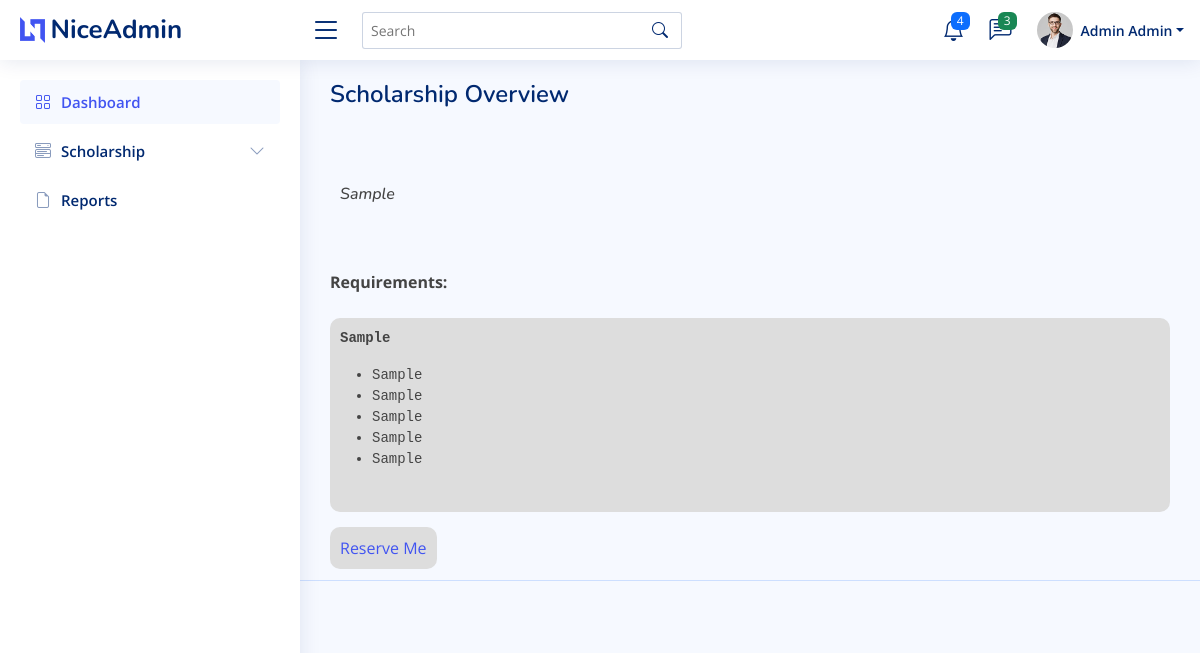
/view-scholarship.php?schid=SCHLR21061 (signed in), run on the app's committed database.
### tables this page shows
CREATE TABLE `tbl_users` (
  `userID` varchar(100) NOT NULL,
  `userinfoID` text NOT NULL,
  `userlvlID` int(11) NOT NULL,
  `status` int(11) NOT NULL
);

CREATE TABLE `tbl_userinformation` (
  `userinfoID` varchar(100) NOT NULL,
  `fname` text NOT NULL,
  `mname` text NOT NULL,
  `lname` text NOT NULL,
  `birthdate` text NOT NULL,
  `gender` text NOT NULL,
  `email` text NOT NULL,
  `contact` varchar(20) DEFAULT NULL,
  `address` varchar(100) DEFAULT NULL,
  `username` text NOT NULL,
  `password` text NOT NULL,
  `status` text NOT NULL
);

CREATE TABLE `tbl_scholarship` (
  `scholarshipID` varchar(100) NOT NULL,
  `orgID` varchar(100) DEFAULT NULL,
  `name` text NOT NULL,
  `description` text NOT NULL,
  `req` text NOT NULL,
  `applicant_limit` text NOT NULL,
  `status` int(11) NOT NULL,
  `queue` int(11) NOT NULL,
  `stype_id` int(11) DEFAULT NULL
);

### view-scholarship.php (the view, shortened to what this page needs)
<?php
    require 'conn.php';
    $uid = $_SESSION['userID'];
    $getdata = "SELECT * FROM `tbl_userinformation` INNER JOIN tbl_users ON tbl_userinformation.userinfoID = tbl_users.userinfoID WHERE tbl_users.userID = '$uid' ";
    $getdataq = mysqli_query($conn, $getdata);
    $rowdata = mysqli_fetch_array($getdataq);
?>
<!DOCTYPE html>
<html lang="en">
<head>
  <link href="assets/vendor/bootstrap/css/bootstrap.min.css" rel="stylesheet">
  <link href="assets/vendor/bootstrap-icons/bootstrap-icons.css" rel="stylesheet">
  <link href="assets/vendor/boxicons/css/boxicons.min.css" rel="stylesheet">
  <link href="assets/vendor/quill/quill.snow.css" rel="stylesheet">
  <link href="assets/vendor/quill/quill.bubble.css" rel="stylesheet">
  <link href="assets/vendor/remixicon/remixicon.css" rel="stylesheet">
  <link href="assets/vendor/simple-datatables/style.css" rel="stylesheet">
  <link href="assets/css/style.css" rel="stylesheet">
</head>
<body>
  <header id="header" class="header fixed-top d-flex align-items-center">
    <div class="d-flex align-items-center justify-content-between">
      <a href="index.html" class="logo d-flex align-items-center">
        <img src="assets/img/logo.png" alt="">
        <span class="d-none d-lg-block">NiceAdmin</span>
      </a>
      <i class="bi bi-list toggle-sidebar-btn"></i>
    </div>
    <div class="search-bar">
      <form class="search-form d-flex align-items-center" method="POST" action="#">
        <input type="text" name="query" placeholder="Search" title="Enter search keyword">
        <button type="submit" title="Search"><i class="bi bi-search"></i></button>
      </form>
    </div>
    <nav class="header-nav ms-auto">
      <ul class="d-flex align-items-center">
        <li class="nav-item dropdown">
          <a class="nav-link nav-icon" href="#" data-bs-toggle="dropdown">
            <i class="bi bi-bell"></i>
            <span class="badge bg-primary badge-number">4</span>
          </a>
        </li>
        <li class="nav-item dropdown">
          <a class="nav-link nav-icon" href="#" data-bs-toggle="dropdown">
            <i class="bi bi-chat-left-text"></i>
            <span class="badge bg-success badge-number">3</span>
          </a>
        </li>
        <li class="nav-item dropdown pe-3">
          <a class="nav-link nav-profile d-flex align-items-center pe-0" href="#" data-bs-toggle="dropdown">
            <img src="assets/img/profile-img.jpg" alt="Profile" class="rounded-circle">
            <span class="d-none d-md-block dropdown-toggle ps-2"><?php echo ucfirst($rowdata['fname']." ".$rowdata['lname']) ?></span>
          </a>
        </li>
      </ul>
    </nav>
  </header>
  <?php
    include('include/sidebar.php');
  ?>
  <main id="main" class="main">
    <?php
        require 'conn.php';
        $uid = $_SESSION['userID'];
        $schid = $_GET['schid'];
        $checkorg = "SELECT * FROM `tbl_scholarship` WHERE scholarshipID = '$schid' ";
        $checkorgq = mysqli_query($conn, $checkorg);
        $roworg = mysqli_fetch_array($checkorgq);
    ?>
    <div class="pagetitle">
      <h1>Scholarship Overview</h1>
    </div>
    <br><br>
    <div class="containeradd" >
        <div style="padding: 10px">
            <i>
                <h6>
                    <?php
                        echo $roworg['description'];
                    ?>
                </h6>
            </i>
        </div>
        <br><br>
        <b>Requirements:</b><br><br>
        <div style="padding: 10px; background-color: #ddd; border-radius: 10px">
            <pre><?php
                echo $roworg['req'];
            ?></pre>
        </div>
        <br>
        <?php
          $checklist = "SELECT * FROM tbl_scholars WHERE userid = '$uid' AND scholarshipID = '$schid'  ";
          $checklistq = mysqli_query($conn, $checklist);
          $checklistrow = mysqli_fetch_array($checklistq);
          $status = @$checklistrow['status'];
          $statusmsg = "";
          if($status == ''){
            $statusmsg = '<a href="res-scholar.php?userid='.$uid.'&&schid='.$schid.'" style="padding: 10px; background-color: #ddd; border-radius: 10px">Reserve Me</a>';
          }else if($status == '1'){
            $statusmsg = '<a style="padding: 10px; background-color: #ddd; border-radius: 10px" readonly>Reserved</a>';
          }else if($status == '2'){
            $statusmsg = '
              <form action="save-files.php?userid='.$uid.'&&sid='.$schid.'" method="POST" enctype="multipart/form-data">
                  <h6>Send requirements:</h6>
                  <lable></label>
                  <input class="form-control" type="file" multiple="multiple" name="filesk[]" required>
                  <br>
                  <input class="btn btn-primary w-100" type="submit" value="Send">
              </form>
            ';
          }else if($status == '3'){
            $statusmsg = '<a style="padding: 10px; background-color: #ddd; border-radius: 10px" readonly>Uploaded</a>';
          }
          ?>
          <?php echo $statusmsg?>
    </div>
  </main>
  <footer id="footer" class="footer">
    <div class="credits">
    </div>
  </footer>
</body>
</html>

### assets/css/style.css (style rules this page uses)
:root { scroll-behavior: smooth; }
body { font-family: "Open Sans", sans-serif; background: #f6f9ff; color: #444444; }
a { color: #4154f1; text-decoration: none; }
h1, h2, h3, h4, h5, h6 { font-family: "Nunito", sans-serif; }
#main { margin-top: 60px; padding: 20px 30px; transition: all 0.3s; }
.pagetitle { margin-bottom: 10px; }
.pagetitle h1 { font-size: 24px; margin-bottom: 0; font-weight: 600; color: #012970; }
.logo { line-height: 1; }
@media (min-width: 1200px) { .logo { width: 280px; } }
.logo img { max-height: 26px; margin-right: 6px; }
.logo span { font-size: 26px; font-weight: 700; color: #012970; font-family: "Nunito", sans-serif; }
.header { transition: all 0.5s; z-index: 997; height: 60px; box-shadow: 0px 2px 20px rgba(1, 41, 112, 0.1); background-color: #fff; padding-left: 20px; }
.header .toggle-sidebar-btn { font-size: 32px; padding-left: 10px; cursor: pointer; color: #012970; }
.header .search-bar { min-width: 360px; padding: 0 20px; }
.header .search-form { width: 100%; }
.header .search-form input { border: 0; font-size: 14px; color: #012970; border: 1px solid rgba(1, 41, 112, 0.2); padding: 7px 38px 7px 8px; border-radius: 3px; transition: 0.3s; width: 100%; }
.header .search-form button { border: 0; padding: 0; margin-left: -30px; background: none; }
.header .search-form button i { color: #012970; }
.header-nav ul { list-style: none; }
.header-nav>ul { margin: 0; padding: 0; }
.header-nav .nav-icon { font-size: 22px; color: #012970; margin-right: 25px; position: relative; }
.header-nav .nav-profile { color: #012970; }
.header-nav .nav-profile img { max-height: 36px; }
.header-nav .nav-profile span { font-size: 14px; font-weight: 600; }
.header-nav .badge-number { position: absolute; inset: -2px -5px auto auto; font-weight: normal; font-size: 12px; padding: 3px 6px; }
@media (min-width: 1200px) { #main, #footer { margin-left: 300px; } }
.footer { padding: 20px 0; font-size: 14px; transition: all 0.3s; border-top: 1px solid #cddfff; }
.footer .credits { padding-top: 5px; text-align: center; font-size: 13px; color: #012970; }

### data on the page
tbl_users: userinfoID.lname "Admin Admin"
tbl_scholarship: description "Sample", req "Sample Sample Sample Sample Sample Sample"
